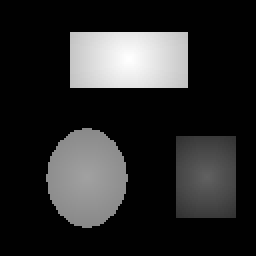
#> input picture Bachelor's/Year IV/Image Processing/Lab/Lab_5/tst2.bmp, 128 x 128 px (shown 2 times larger)
$ python 1.py
#> lines starting #> are read from the running program, lines starting #| are printed output that depends on the picture
import numpy as np
import matplotlib.pyplot as plt
from skimage import io, color, util
plt.close('all')

img = io.imread('tst2.bmp')
#> img is the input picture: shape (128, 128, 3); min 1, max 255, mean 42.3
img = color.rgb2gray(img)
#> img: shape (128, 128) float64
img = (img * 255).astype(int)
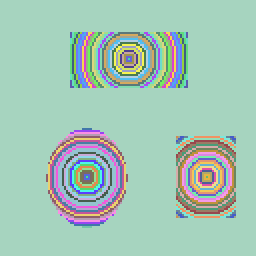
#> img: shape (128, 128) int64 (shown 2 times larger); 84 distinct labels, from 1 to 255; one colour per label, 0 black

plt.figure(), plt.imshow(img, cmap='gray'), plt.colorbar()
hist, _ = np.histogram(img, range=(0, 256))
#> hist = [11952, 8, 849, 373, 0, 1357, 193, 276, 859, 517]

h, w = img.shape
#> h = 128; w = 128
img_labels = np.zeros([h, w])
plt.figure(figsize = (10, 10)), plt.plot(hist)

img_labels[np.logical_and(img > 25, img <= 125)] = 3
img_labels[np.logical_and(img > 125, img < 175)] = 2
img_labels[img > 175] = 1

plt.figure(), plt.imshow(img_labels, cmap = 'jet', vmin = 0, vmax = 3), plt.colorbar()
# %%
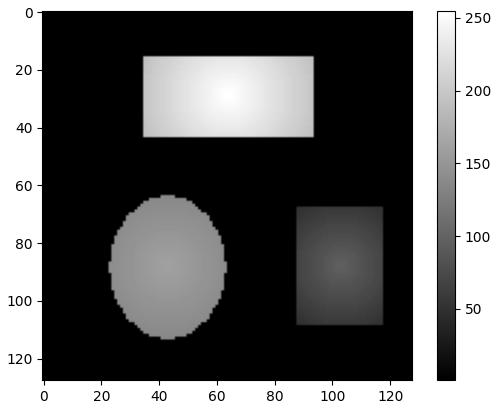
#> figure drawn by matplotlib, 2 panels
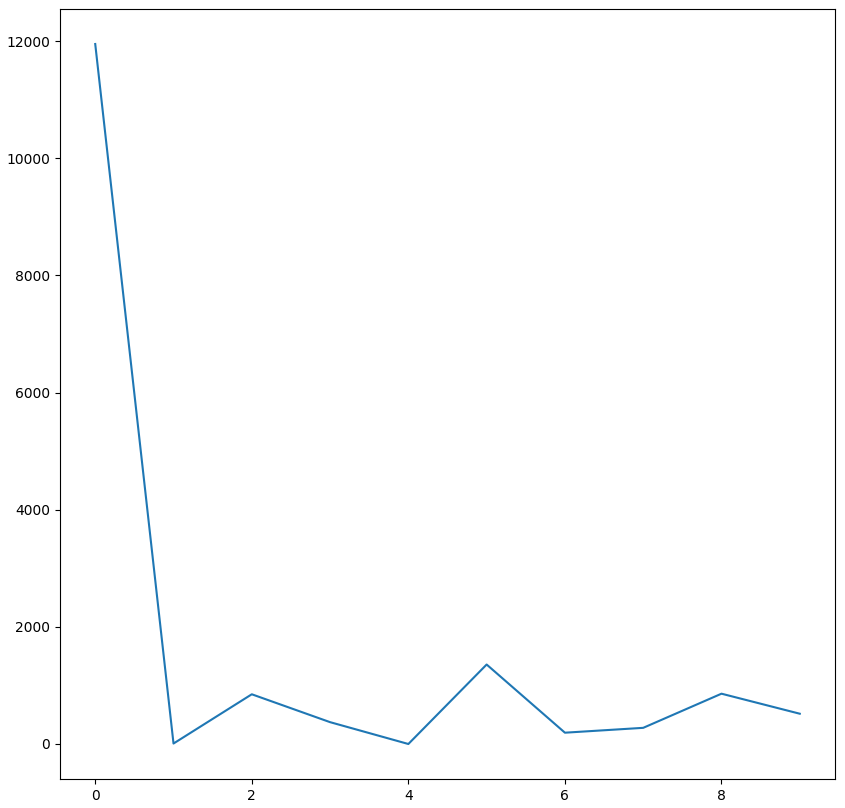
#> figure drawn by matplotlib, 1 panel; curve peaks at x = 0, y = 11952
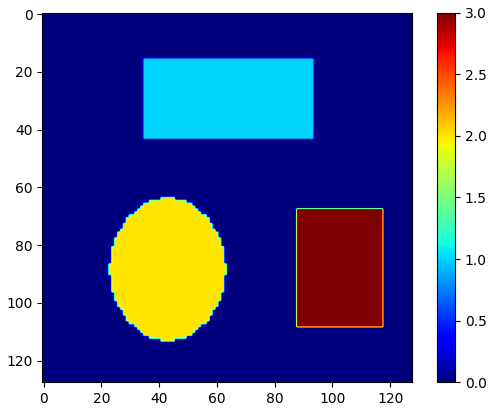
#> figure drawn by matplotlib, 2 panels

$ run again, with Bachelor's/Year IV/Image Processing/Lab/Lab_5/tst1.bmp copied over Bachelor's/Year IV/Image Processing/Lab/Lab_5/tst2.bmp
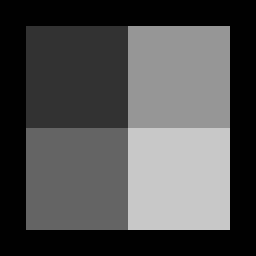
#> input picture Bachelor's/Year IV/Image Processing/Lab/Lab_5/tst1.bmp, 128 x 128 px (shown 2 times larger)
#> img is the input picture: shape (128, 128, 3); min 1, max 200, mean 79.7
#> `img = (img * 255).astype(int)`:
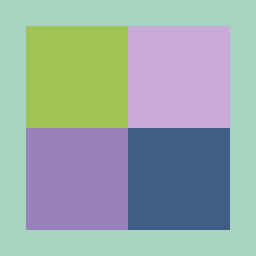
#> img: shape (128, 128) int64 (shown 2 times larger); 5 distinct labels, from 1 to 199; one colour per label, 0 black
#> hist = [5980, 2601, 0, 2601, 0, 2601, 0, 2601, 0, 0]
#> `# %%`:
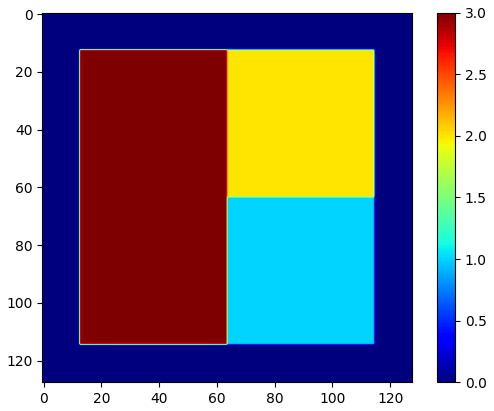
#> figure drawn by matplotlib, 2 panels
